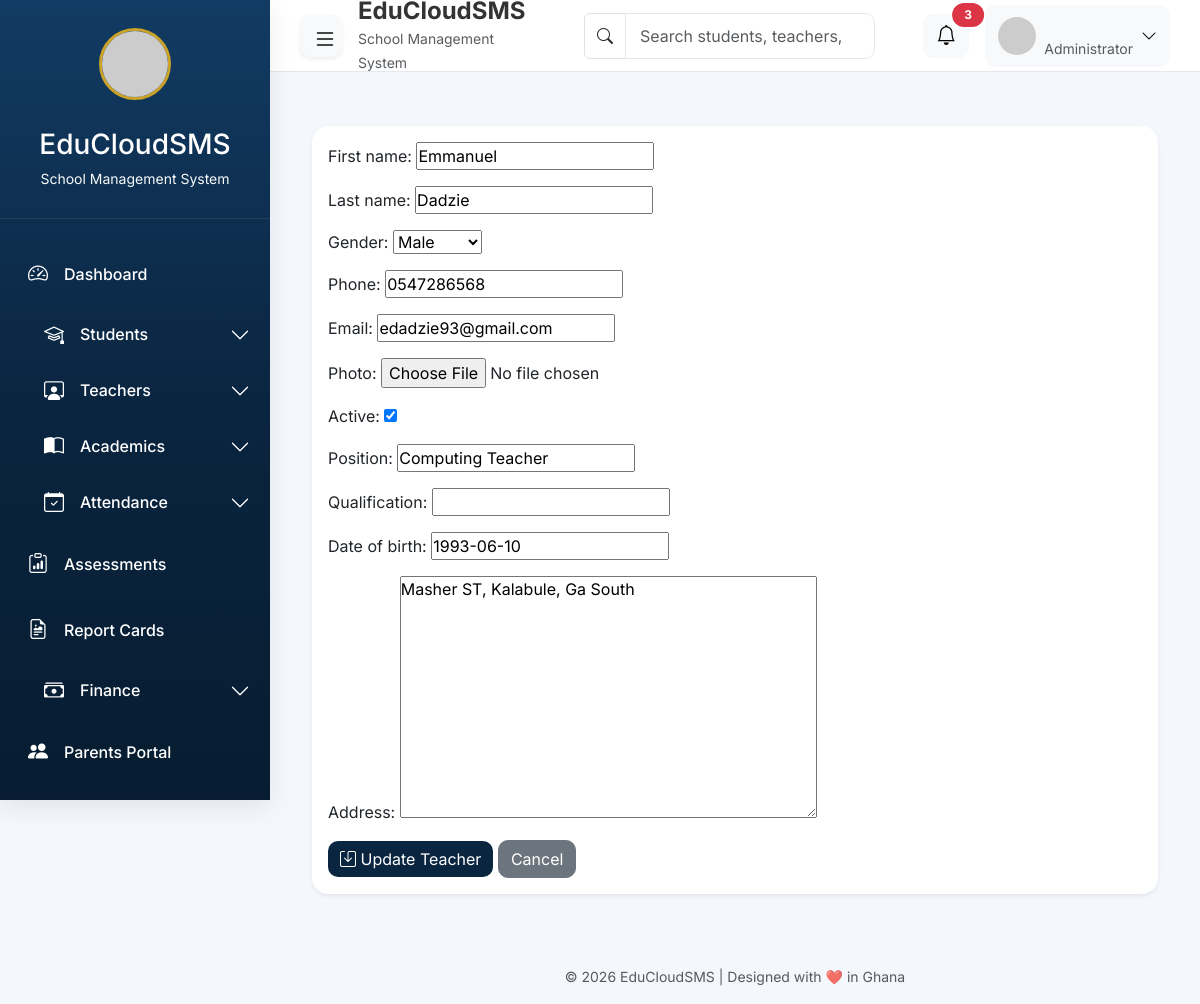
The app's page /teachers/1/edit/ with its own data.
### teachers/models.py (models this page shows, shortened)
class Teacher(models.Model):
    class Gender(models.TextChoices):
        MALE = "Male", "Male"
        FEMALE = "Female", "Female"
    first_name = models.CharField(max_length=50)
    last_name = models.CharField(max_length=50)
    gender = models.CharField(
        max_length=10,
        choices=Gender.choices
    )
    staff_id = models.CharField(
        max_length=20,
        unique=True,
        blank=True,
        editable=False
    )
    phone = models.CharField(
        max_length=20,
        blank=True
    )
    email = models.EmailField(
        blank=True
    )
    photo = models.ImageField(
        upload_to="teacher_photos/",
        blank=True,
        null=True
    )
    date_joined = models.DateField(
        auto_now_add=True
    )
    active = models.BooleanField(
        default=True
    )
    position = models.CharField(
    max_length=50,
    blank=True
    )
    qualification = models.CharField(
        max_length=100,
        blank=True
    )
    date_of_birth = models.DateField(
        null=True,
        blank=True
    )
    address = models.TextField(
        blank=True
    )

### teachers/views.py (the view)
# urls.py: path("<int:pk>/edit/", views.teacher_update, name="teacher_update"),
def teacher_update(request, pk):
    teacher = get_object_or_404(
        Teacher,
        pk=pk
    )
    if request.method == "POST":
        form = TeacherForm(
            request.POST,
            request.FILES,
            instance=teacher,
        )
        if form.is_valid():
            form.save()
            messages.success(
                request,
                "Teacher updated successfully."
            )
            return redirect(
                "teacher_detail",
                pk=teacher.pk,
            )
    else:
        form = TeacherForm(
            instance=teacher
        )
    return render(
        request,
        "teachers/teacher_form.html",
        {
            "form": form,
            "editing": True,
        },
    )

### teachers/forms.py
class TeacherForm(forms.ModelForm):
    class Meta:
        model = Teacher
        fields = "__all__"
        widgets = {
            "date_joined": forms.DateInput(
                attrs={"type": "date"}
            )
        }

### core/context_processors.py (called while the page is built)
def school_info(request):
    school = School.objects.first()
    return {
        "school": school
    }

def global_statistics(request):
    return {
        "total_students": Student.objects.count(),
        "total_teachers": Teacher.objects.count(),
        "total_classes": ClassRoom.objects.count(),
        "total_subjects": Subject.objects.count(),
    }

### teachers/templates/teachers/teacher_form.html (shortened to what this page needs)
{% extends "base.html" %}
{% block content %}
<div class="card shadow-sm">
    <div class="card-body">
        <form method="POST"
              enctype="multipart/form-data">
            {{ form.as_p }}
            <button class="btn btn-primary">
                <i class="bi bi-save"></i>
                {% if editing %}
                    Update Teacher
                {% else %}
                    Save Teacher
                {% endif %}
            </button>
            <a href="{% url 'teacher_list' %}"
               class="btn btn-secondary">
                Cancel
            </a>
        </form>
    </div>
</div>
{% endblock %}

### templates/includes/styles.html (style rules this page uses)
:root { --primary:#0A2540; --primary-dark:#071C30; --primary-light:#123B63; --gold:#C9A227; --success:#198754; --warning:#FFC107; --danger:#DC3545; --info:#0DCAF0; --bg:#F4F7FC; --white:#FFFFFF; --border:#E3E8EF; --sidebar-width:270px; --sidebar-collapse:80px; --topbar-height:72px; --shadow:0 8px 25px rgba(0,0,0,.08); --radius:16px; --transition:.3s ease; }
* { margin:0; padding:0; box-sizing:border-box; }
html { scroll-behavior:smooth; }
body { background:var(--bg); font-family:'Inter',sans-serif; color:#333; overflow-x:hidden; }
.card { border:none; border-radius:var(--radius); box-shadow:var(--shadow); }
.btn { border-radius:10px; }
.btn-primary { background:var(--primary); border:none; }

### records on screen
Teacher: first_name "Emmanuel", last_name "Dadzie", gender "Male", phone "0547286568", email "edadzie93@gmail.com", active "☑", position "Computing Teacher", date_of_birth "1993-06-10", address "Masher ST, Kalabule, Ga South"

### other values on screen
{{ school.school_name|default:"EduCloudSMS" }} "EduCloudSMS"
